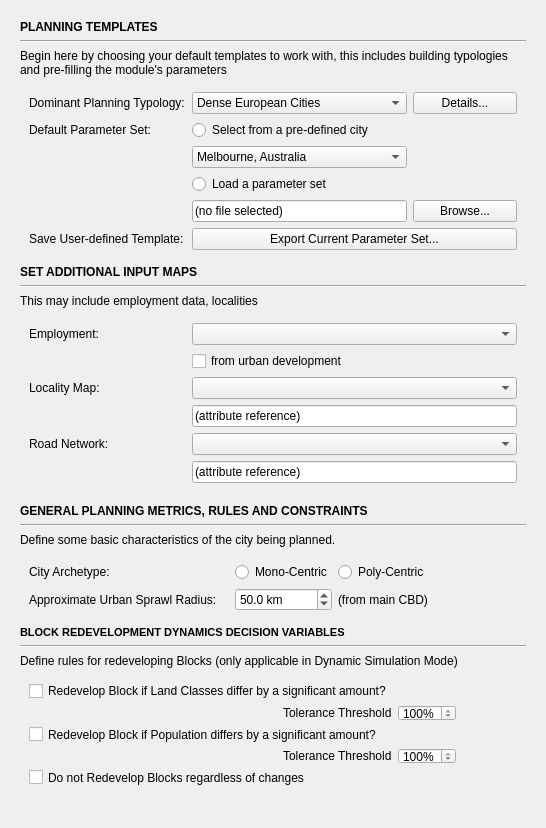
            <widget class="QWidget" name="inputs_contents">
             <property name="geometry">
              <rect>
               <x>0</x>
               <y>0</y>
               <width>546</width>
               <height>828</height>
              </rect>
             </property>
             <layout class="QVBoxLayout" name="verticalLayout_12">
              <item>
               <layout class="QVBoxLayout" name="verticalLayout_28">
                <property name="margin">
                 <number>9</number>
                </property>
                <item>
                 <widget class="QLabel" name="plan_template_title">
                  <property name="text">
                   <string>&lt;html&gt;&lt;head/&gt;&lt;body&gt;&lt;p&gt;&lt;span style=&quot; font-weight:600;&quot;&gt;PLANNING TEMPLATES&lt;/span&gt;&lt;/p&gt;&lt;/body&gt;&lt;/html&gt;</string>
                  </property>
                 </widget>
                </item>
                <item>
                 <widget class="Line" name="line">
                  <property name="orientation">
                   <enum>Qt::Horizontal</enum>
                  </property>
                 </widget>
                </item>
                <item>
                 <widget class="QLabel" name="plan_descr">
                  <property name="text">
                   <string>Begin here by choosing your default templates to work with, this includes building typologies and pre-filling the module's parameters</string>
                  </property>
                  <property name="wordWrap">
                   <bool>true</bool>
                  </property>
                 </widget>
                </item>
                <item>
                 <widget class="QWidget" name="datasets_2" native="true">
                  <layout class="QGridLayout" name="gridLayout_19">
                   <item row="2" column="1" colspan="2">
                    <widget class="QComboBox" name="plan_params_citycombo">
                     <item>
                      <property name="text">
                       <string>Melbourne, Australia</string>
                      </property>
                     </item>
                     <item>
                      <property name="text">
                       <string>Custom...</string>
                      </property>
                     </item>
                    </widget>
                   </item>
                   <item row="5" column="3">
                    <widget class="QPushButton" name="plan_params_filebrowse">
                     <property name="text">
                      <string>Browse...</string>
                     </property>
                    </widget>
                   </item>
                   <item row="5" column="1" colspan="2">
                    <widget class="QLineEdit" name="plan_params_filebox">
                     <property name="text">
                      <string>(no file selected)</string>
                     </property>
                     <property name="readOnly">
                      <bool>true</bool>
                     </property>
                    </widget>
                   </item>
                   <item row="1" column="0">
                    <widget class="QLabel" name="plan_params_lbl">
                     <property name="maximumSize">
                      <size>
                       <width>157</width>
                       <height>16777215</height>
                      </size>
                     </property>
                     <property name="text">
                      <string>Default Parameter Set:</string>
                     </property>
                    </widget>
                   </item>
                   <item row="0" column="1" colspan="2">
                    <widget class="QComboBox" name="plan_typology_combo">
                     <item>
                      <property name="text">
                       <string>Dense European Cities</string>
                      </property>
                     </item>
                     <item>
                      <property name="text">
                       <string>Megacity</string>
                      </property>
                     </item>
                     <item>
                      <property name="text">
                       <string>Sprawled Suburbia</string>
                      </property>
                     </item>
                    </widget>
                   </item>
                   <item row="0" column="3">
                    <widget class="QPushButton" name="plan_typology_details">
                     <property name="text">
                      <string>Details...</string>
                     </property>
                    </widget>
                   </item>
                   <item row="0" column="0">
                    <widget class="QLabel" name="plan_typology_lbl">
                     <property name="sizePolicy">
                      <sizepolicy hsizetype="Preferred" vsizetype="Preferred">
                       <horstretch>0</horstretch>
                       <verstretch>0</verstretch>
                      </sizepolicy>
                     </property>
                     <property name="minimumSize">
                      <size>
                       <width>157</width>
                       <height>0</height>
                      </size>
                     </property>
                     <property name="maximumSize">
                      <size>
                       <width>157</width>
                       <height>16777215</height>
                      </size>
                     </property>
                     <property name="text">
                      <string>Dominant Planning Typology:</string>
                     </property>
                    </widget>
                   </item>
                   <item row="6" column="1" colspan="3">
                    <widget class="QPushButton" name="plan_params_export">
                     <property name="text">
                      <string>Export Current Parameter Set...</string>
                     </property>
                     <property name="icon">
                      <iconset resource="../graphics/ubeats.qrc">
                       <normaloff>:/icons/export-icon.png</normaloff>:/icons/export-icon.png</iconset>
                     </property>
                    </widget>
                   </item>
                   <item row="6" column="0">
                    <widget class="QLabel" name="plan_params_lbl_2">
                     <property name="maximumSize">
                      <size>
                       <width>157</width>
                       <height>16777215</height>
                      </size>
                     </property>
                     <property name="text">
                      <string>Save User-defined Template:</string>
                     </property>
                    </widget>
                   </item>
                   <item row="1" column="1" colspan="3">
                    <widget class="QRadioButton" name="plan_params_predef">
                     <property name="text">
                      <string>Select from a pre-defined city</string>
                     </property>
                    </widget>
                   </item>
                   <item row="4" column="1" colspan="3">
                    <widget class="QRadioButton" name="plan_params_preload">
                     <property name="text">
                      <string>Load a parameter set</string>
                     </property>
                    </widget>
                   </item>
                  </layout>
                 </widget>
                </item>
                <item>
                 <widget class="QLabel" name="descr1">
                  <property name="text">
                   <string>&lt;html&gt;&lt;head/&gt;&lt;body&gt;&lt;p&gt;&lt;span style=&quot; font-weight:600;&quot;&gt;SET ADDITIONAL INPUT MAPS&lt;/span&gt;&lt;/p&gt;&lt;/body&gt;&lt;/html&gt;</string>
                  </property>
                 </widget>
                </item>
                <item>
                 <widget class="Line" name="line_2">
                  <property name="orientation">
                   <enum>Qt::Horizontal</enum>
                  </property>
                 </widget>
                </item>
                <item>
                 <widget class="QLabel" name="emp_lbl_2">
                  <property name="text">
                   <string>This may include employment data, localities</string>
                  </property>
                 </widget>
                </item>
                <item>
                 <widget class="QWidget" name="datasets" native="true">
                  <layout class="QGridLayout" name="gridLayout_6">
                   <item row="5" column="0">
                    <widget class="QLabel" name="label_33">
                     <property name="sizePolicy">
                      <sizepolicy hsizetype="Preferred" vsizetype="Preferred">
                       <horstretch>0</horstretch>
                       <verstretch>0</verstretch>
                      </sizepolicy>
                     </property>
                     <property name="minimumSize">
                      <size>
                       <width>157</width>
                       <height>0</height>
                      </size>
                     </property>
                     <property name="maximumSize">
                      <size>
                       <width>157</width>
                       <height>16777215</height>
                      </size>
                     </property>
                     <property name="text">
                      <string>Road Network:</string>
                     </property>
                    </widget>
                   </item>
                   <item row="5" column="1">
                    <widget class="QComboBox" name="roadnet_combo"/>
                   </item>
                   <item row="3" column="0">
                    <widget class="QLabel" name="label_32">
                     <property name="sizePolicy">
                      <sizepolicy hsizetype="Preferred" vsizetype="Preferred">
                       <horstretch>0</horstretch>
                       <verstretch>0</verstretch>
                      </sizepolicy>
                     </property>
                     <property name="minimumSize">
                      <size>
                       <width>157</width>
                       <height>0</height>
                      </size>
                     </property>
                     <property name="maximumSize">
                      <size>
                       <width>157</width>
                       <height>16777215</height>
                      </size>
                     </property>
                     <property name="text">
                      <string>Locality Map:</string>
                     </property>
                    </widget>
                   </item>
                   <item row="3" column="1">
                    <widget class="QComboBox" name="locality_combo"/>
                   </item>
                   <item row="1" column="1">
                    <widget class="QComboBox" name="employment_combo"/>
                   </item>
                   <item row="1" column="0">
                    <widget class="QLabel" name="emp_lbl">
                     <property name="maximumSize">
                      <size>
                       <width>157</width>
                       <height>16777215</height>
                      </size>
                     </property>
                     <property name="text">
                      <string>Employment:</string>
                     </property>
                    </widget>
                   </item>
                   <item row="2" column="1">
                    <widget class="QCheckBox" name="emp_fud">
                     <property name="text">
                      <string>from urban development</string>
                     </property>
                    </widget>
                   </item>
                   <item row="4" column="1">
                    <widget class="QLineEdit" name="locality_attref">
                     <property name="text">
                      <string>(attribute reference)</string>
                     </property>
                    </widget>
                   </item>
                   <item row="6" column="1">
                    <widget class="QLineEdit" name="roadnet_attref">
                     <property name="text">
                      <string>(attribute reference)</string>
                     </property>
                    </widget>
                   </item>
                  </layout>
                 </widget>
                </item>
                <item>
                 <widget class="QWidget" name="widget_2" native="true"/>
                </item>
                <item>
                 <widget class="QLabel" name="descr1_2">
                  <property name="text">
                   <string>&lt;html&gt;&lt;head/&gt;&lt;body&gt;&lt;p&gt;&lt;span style=&quot; font-weight:600;&quot;&gt;GENERAL PLANNING METRICS, RULES AND CONSTRAINTS&lt;/span&gt;&lt;/p&gt;&lt;/body&gt;&lt;/html&gt;</string>
                  </property>
                 </widget>
                </item>
                <item>
                 <widget class="Line" name="line_3">
                  <property name="orientation">
                   <enum>Qt::Horizontal</enum>
                  </property>
                 </widget>
                </item>
                <item>
                 <widget class="QLabel" name="emp_lbl_5">
                  <property name="text">
                   <string>Define some basic characteristics of the city being planned.</string>
                  </property>
                 </widget>
                </item>
                <item>
                 <widget class="QWidget" name="widget" native="true">
                  <property name="minimumSize">
                   <size>
                    <width>0</width>
                    <height>0</height>
                   </size>
                  </property>
                  <layout class="QGridLayout" name="gridLayout_2">
                   <item row="0" column="2">
                    <widget class="QRadioButton" name="citymono_radio">
                     <property name="sizePolicy">
                      <sizepolicy hsizetype="Preferred" vsizetype="Preferred">
                       <horstretch>0</horstretch>
                       <verstretch>0</verstretch>
                      </sizepolicy>
                     </property>
                     <property name="text">
                      <string>Mono-Centric</string>
                     </property>
                    </widget>
                   </item>
                   <item row="0" column="0">
                    <widget class="QLabel" name="cityarchetype_lbl">
                     <property name="whatsThis">
                      <string>&lt;!DOCTYPE HTML PUBLIC &quot;-//W3C//DTD HTML 4.0//EN&quot; &quot;http://www.w3.org/TR/REC-html40/strict.dtd&quot;&gt;
&lt;html&gt;&lt;head&gt;&lt;meta name=&quot;qrichtext&quot; content=&quot;1&quot; /&gt;&lt;style type=&quot;text/css&quot;&gt;
p, li { white-space: pre-wrap; }
&lt;/style&gt;&lt;/head&gt;&lt;body style=&quot; font-family:'MS Shell Dlg 2'; font-size:8.25pt; font-weight:400; font-style:normal;&quot;&gt;
&lt;p style=&quot; margin-top:0px; margin-bottom:0px; margin-left:0px; margin-right:0px; -qt-block-indent:0; text-indent:0px;&quot;&gt;&lt;span style=&quot; font-size:8pt;&quot;&gt;Site cover refers to building footprint. Any area that is occupied by a structure that covers an open space with a roof. (Typical restriction: 60%)&lt;/span&gt;&lt;/p&gt;&lt;/body&gt;&lt;/html&gt;</string>
                     </property>
                     <property name="text">
                      <string>City Archetype:</string>
                     </property>
                    </widget>
                   </item>
                   <item row="2" column="3">
                    <widget class="QLabel" name="citysprawl_lbl2">
                     <property name="whatsThis">
                      <string>&lt;!DOCTYPE HTML PUBLIC &quot;-//W3C//DTD HTML 4.0//EN&quot; &quot;http://www.w3.org/TR/REC-html40/strict.dtd&quot;&gt;
&lt;html&gt;&lt;head&gt;&lt;meta name=&quot;qrichtext&quot; content=&quot;1&quot; /&gt;&lt;style type=&quot;text/css&quot;&gt;
p, li { white-space: pre-wrap; }
&lt;/style&gt;&lt;/head&gt;&lt;body style=&quot; font-family:'MS Shell Dlg 2'; font-size:8.25pt; font-weight:400; font-style:normal;&quot;&gt;
&lt;p style=&quot; margin-top:0px; margin-bottom:0px; margin-left:0px; margin-right:0px; -qt-block-indent:0; text-indent:0px;&quot;&gt;&lt;span style=&quot; font-size:8pt;&quot;&gt;Site cover refers to building footprint. Any area that is occupied by a structure that covers an open space with a roof. (Typical restriction: 60%)&lt;/span&gt;&lt;/p&gt;&lt;/body&gt;&lt;/html&gt;</string>
                     </property>
                     <property name="text">
                      <string>(from main CBD)</string>
                     </property>
                    </widget>
                   </item>
                   <item row="0" column="3">
                    <widget class="QRadioButton" name="citypoly_radio">
                     <property name="sizePolicy">
                      <sizepolicy hsizetype="Preferred" vsizetype="Preferred">
                       <horstretch>0</horstretch>
                       <verstretch>0</verstretch>
                      </sizepolicy>
                     </property>
                     <property name="text">
                      <string>Poly-Centric</string>
                     </property>
                    </widget>
                   </item>
                   <item row="2" column="2">
                    <widget class="QDoubleSpinBox" name="citysprawl_spin">
                     <property name="sizePolicy">
                      <sizepolicy hsizetype="Preferred" vsizetype="Preferred">
                       <horstretch>0</horstretch>
                       <verstretch>0</verstretch>
                      </sizepolicy>
                     </property>
                     <property name="maximumSize">
                      <size>
                       <width>100</width>
                       <height>16777215</height>
                      </size>
                     </property>
                     <property name="suffix">
                      <string> km</string>
                     </property>
                     <property name="decimals">
                      <number>1</number>
                     </property>
                     <property name="minimum">
                      <double>0.500000000000000</double>
                     </property>
                     <property name="maximum">
                      <double>200.000000000000000</double>
                     </property>
                     <property name="singleStep">
                      <double>0.500000000000000</double>
                     </property>
                     <property name="value">
                      <double>50.000000000000000</double>
                     </property>
                    </widget>
                   </item>
                   <item row="2" column="0">
                    <widget class="QLabel" name="citysprawl_lbl">
                     <property name="minimumSize">
                      <size>
                       <width>200</width>
                       <height>0</height>
                      </size>
                     </property>
                     <property name="whatsThis">
                      <string>&lt;!DOCTYPE HTML PUBLIC &quot;-//W3C//DTD HTML 4.0//EN&quot; &quot;http://www.w3.org/TR/REC-html40/strict.dtd&quot;&gt;
&lt;html&gt;&lt;head&gt;&lt;meta name=&quot;qrichtext&quot; content=&quot;1&quot; /&gt;&lt;style type=&quot;text/css&quot;&gt;
p, li { white-space: pre-wrap; }
&lt;/style&gt;&lt;/head&gt;&lt;body style=&quot; font-family:'MS Shell Dlg 2'; font-size:8.25pt; font-weight:400; font-style:normal;&quot;&gt;
&lt;p style=&quot; margin-top:0px; margin-bottom:0px; margin-left:0px; margin-right:0px; -qt-block-indent:0; text-indent:0px;&quot;&gt;&lt;span style=&quot; font-size:8pt;&quot;&gt;Site cover refers to building footprint. Any area that is occupied by a structure that covers an open space with a roof. (Typical restriction: 60%)&lt;/span&gt;&lt;/p&gt;&lt;/body&gt;&lt;/html&gt;</string>
                     </property>
                     <property name="text">
                      <string>Approximate Urban Sprawl Radius:</string>
                     </property>
                    </widget>
                   </item>
                   <item row="0" column="4">
                    <spacer name="horizontalSpacer_5">
                     <property name="orientation">
                      <enum>Qt::Horizontal</enum>
                     </property>
                     <property name="sizeHint" stdset="0">
                      <size>
                       <width>40</width>
                       <height>20</height>
                      </size>
                     </property>
                    </spacer>
                   </item>
                   <item row="2" column="4">
                    <spacer name="horizontalSpacer_6">
                     <property name="orientation">
                      <enum>Qt::Horizontal</enum>
                     </property>
                     <property name="sizeHint" stdset="0">
                      <size>
                       <width>40</width>
                       <height>20</height>
                      </size>
                     </property>
                    </spacer>
                   </item>
                  </layout>
                 </widget>
                </item>
                <item>
                 <widget class="QLabel" name="label_78">
                  <property name="sizePolicy">
                   <sizepolicy hsizetype="Preferred" vsizetype="Fixed">
                    <horstretch>0</horstretch>
                    <verstretch>13</verstretch>
                   </sizepolicy>
                  </property>
                  <property name="minimumSize">
                   <size>
                    <width>0</width>
                    <height>13</height>
                   </size>
                  </property>
                  <property name="maximumSize">
                   <size>
                    <width>16777215</width>
                    <height>13</height>
                   </size>
                  </property>
                  <property name="text">
                   <string>&lt;!DOCTYPE HTML PUBLIC &quot;-//W3C//DTD HTML 4.0//EN&quot; &quot;http://www.w3.org/TR/REC-html40/strict.dtd&quot;&gt;
&lt;html&gt;&lt;head&gt;&lt;meta name=&quot;qrichtext&quot; content=&quot;1&quot; /&gt;&lt;style type=&quot;text/css&quot;&gt;
p, li { white-space: pre-wrap; }
&lt;/style&gt;&lt;/head&gt;&lt;body style=&quot; font-family:'MS Shell Dlg 2'; font-size:8pt; font-weight:400; font-style:normal;&quot;&gt;
&lt;p style=&quot; margin-top:0px; margin-bottom:0px; margin-left:0px; margin-right:0px; -qt-block-indent:0; text-indent:0px;&quot;&gt;&lt;span style=&quot; font-weight:600;&quot;&gt;BLOCK REDEVELOPMENT DYNAMICS DECISION VARIABLES&lt;/span&gt;&lt;/p&gt;&lt;/body&gt;&lt;/html&gt;</string>
                  </property>
                 </widget>
                </item>
                <item>
                 <widget class="Line" name="line_4">
                  <property name="orientation">
                   <enum>Qt::Horizontal</enum>
                  </property>
                 </widget>
                </item>
                <item>
                 <widget class="QLabel" name="emp_lbl_6">
                  <property name="text">
                   <string>Define rules for redeveloping Blocks (only applicable in Dynamic Simulation Mode)</string>
                  </property>
                 </widget>
                </item>
                <item>
                 <widget class="QWidget" name="gr_paramfield2" native="true">
                  <property name="sizePolicy">
                   <sizepolicy hsizetype="Preferred" vsizetype="Preferred">
                    <horstretch>0</horstretch>
                    <verstretch>0</verstretch>
                   </sizepolicy>
                  </property>
                  <property name="minimumSize">
                   <size>
                    <width>369</width>
                    <height>120</height>
                   </size>
                  </property>
                  <property name="maximumSize">
                   <size>
                    <width>16777215</width>
                    <height>120</height>
                   </size>
                  </property>
                  <layout class="QGridLayout" name="gridLayout_3">
                   <item row="2" column="0" colspan="2">
                    <widget class="QCheckBox" name="popredevelop_check">
                     <property name="enabled">
                      <bool>true</bool>
                     </property>
                     <property name="text">
                      <string>Redevelop Block if Population differs by a significant amount?</string>
                     </property>
                    </widget>
                   </item>
                   <item row="4" column="0" colspan="2">
                    <widget class="QCheckBox" name="noredevelop_check">
                     <property name="enabled">
                      <bool>true</bool>
                     </property>
                     <property name="text">
                      <string>Do not Redevelop Blocks regardless of changes</string>
                     </property>
                    </widget>
                   </item>
                   <item row="0" column="0" colspan="2">
                    <widget class="QCheckBox" name="lucredevelop_check">
                     <property name="enabled">
                      <bool>true</bool>
                     </property>
                     <property name="text">
                      <string>Redevelop Block if Land Classes differ by a significant amount?</string>
                     </property>
                    </widget>
                   </item>
                   <item row="1" column="1">
                    <widget class="QLabel" name="lucredevelop_lbl">
                     <property name="text">
                      <string>Tolerance Threshold</string>
                     </property>
                    </widget>
                   </item>
                   <item row="1" column="2">
                    <widget class="QSpinBox" name="lucredevelop_spin">
                     <property name="suffix">
                      <string>%</string>
                     </property>
                     <property name="prefix">
                      <string/>
                     </property>
                     <property name="maximum">
                      <number>100</number>
                     </property>
                     <property name="value">
                      <number>100</number>
                     </property>
                    </widget>
                   </item>
                   <item row="3" column="1">
                    <widget class="QLabel" name="popredevelop_lbl">
                     <property name="text">
                      <string>Tolerance Threshold</string>
                     </property>
                    </widget>
                   </item>
                   <item row="3" column="2">
                    <widget class="QSpinBox" name="popredevelop_spin">
                     <property name="suffix">
                      <string>%</string>
                     </property>
                     <property name="prefix">
                      <string/>
                     </property>
                     <property name="maximum">
                      <number>100</number>
                     </property>
                     <property name="value">
                      <number>100</number>
                     </property>
                    </widget>
                   </item>
                   <item row="1" column="3">
                    <spacer name="horizontalSpacer">
                     <property name="orientation">
                      <enum>Qt::Horizontal</enum>
                     </property>
                     <property name="sizeHint" stdset="0">
                      <size>
                       <width>40</width>
                       <height>20</height>
                      </size>
                     </property>
                    </spacer>
                   </item>
                   <item row="3" column="3">
                    <spacer name="horizontalSpacer_2">
                     <property name="orientation">
                      <enum>Qt::Horizontal</enum>
                     </property>
                     <property name="sizeHint" stdset="0">
                      <size>
                       <width>40</width>
                       <height>20</height>
                      </size>
                     </property>
                    </spacer>
                   </item>
                   <item row="1" column="0">
                    <spacer name="horizontalSpacer_3">
                     <property name="orientation">
                      <enum>Qt::Horizontal</enum>
                     </property>
                     <property name="sizeHint" stdset="0">
                      <size>
                       <width>40</width>
                       <height>20</height>
                      </size>
                     </property>
                    </spacer>
                   </item>
                   <item row="3" column="0">
                    <spacer name="horizontalSpacer_4">
                     <property name="orientation">
                      <enum>Qt::Horizontal</enum>
                     </property>
                     <property name="sizeHint" stdset="0">
                      <size>
                       <width>40</width>
                       <height>20</height>
                      </size>
                     </property>
                    </spacer>
                   </item>
                  </layout>
                 </widget>
                </item>
               </layout>
              </item>
              <item>
               <spacer name="verticalSpacer_5">
                <property name="orientation">
                 <enum>Qt::Vertical</enum>
                </property>
                <property name="sizeHint" stdset="0">
                 <size>
                  <width>20</width>
                  <height>40</height>
                 </size>
                </property>
               </spacer>
              </item>
             </layout>
            </widget>
